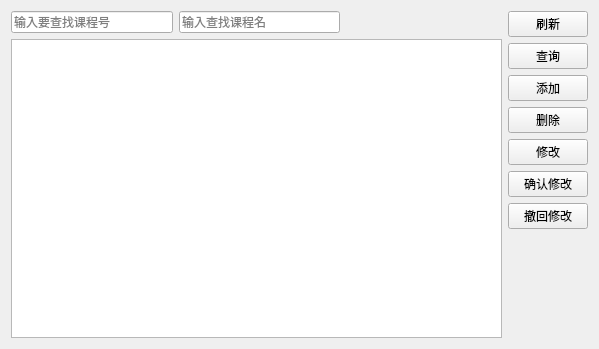
<?xml version="1.0" encoding="UTF-8"?>
<ui version="4.0">
 <class>course_tab</class>
 <widget class="QWidget" name="course_tab">
  <property name="geometry">
   <rect>
    <x>0</x>
    <y>0</y>
    <width>599</width>
    <height>349</height>
   </rect>
  </property>
  <property name="windowTitle">
   <string>course_tab</string>
  </property>
  <layout class="QGridLayout" name="gridLayout">
   <item row="0" column="0">
    <layout class="QHBoxLayout" name="horizontalLayout_2">
     <item>
      <layout class="QVBoxLayout" name="verticalLayout_2">
       <item>
        <layout class="QHBoxLayout" name="horizontalLayout">
         <item>
          <widget class="QLineEdit" name="num_lineEdit">
           <property name="placeholderText">
            <string>输入要查找课程号</string>
           </property>
          </widget>
         </item>
         <item>
          <widget class="QLineEdit" name="name_lineEdit">
           <property name="placeholderText">
            <string>输入查找课程名</string>
           </property>
          </widget>
         </item>
         <item>
          <spacer name="horizontalSpacer">
           <property name="orientation">
            <enum>Qt::Horizontal</enum>
           </property>
           <property name="sizeHint" stdset="0">
            <size>
             <width>40</width>
             <height>20</height>
            </size>
           </property>
          </spacer>
         </item>
        </layout>
       </item>
       <item>
        <widget class="QTableView" name="tableView"/>
       </item>
      </layout>
     </item>
     <item>
      <layout class="QVBoxLayout" name="verticalLayout">
       <item>
        <widget class="QPushButton" name="fresh_pushButton">
         <property name="text">
          <string>刷新</string>
         </property>
        </widget>
       </item>
       <item>
        <widget class="QPushButton" name="Find_pushButton">
         <property name="text">
          <string>查询</string>
         </property>
        </widget>
       </item>
       <item>
        <widget class="QPushButton" name="Add_pushButton">
         <property name="text">
          <string>添加</string>
         </property>
        </widget>
       </item>
       <item>
        <widget class="QPushButton" name="Del_pushButton">
         <property name="text">
          <string>删除</string>
         </property>
        </widget>
       </item>
       <item>
        <widget class="QPushButton" name="modify_Button">
         <property name="text">
          <string>修改</string>
         </property>
        </widget>
       </item>
       <item>
        <widget class="QPushButton" name="submit_Button">
         <property name="text">
          <string>确认修改</string>
         </property>
        </widget>
       </item>
       <item>
        <widget class="QPushButton" name="rollback_Button">
         <property name="text">
          <string>撤回修改</string>
         </property>
        </widget>
       </item>
       <item>
        <spacer name="verticalSpacer">
         <property name="orientation">
          <enum>Qt::Vertical</enum>
         </property>
         <property name="sizeHint" stdset="0">
          <size>
           <width>20</width>
           <height>40</height>
          </size>
         </property>
        </spacer>
       </item>
      </layout>
     </item>
    </layout>
   </item>
  </layout>
 </widget>
 <layoutdefault spacing="6" margin="11"/>
 <resources/>
 <connections/>
</ui>
